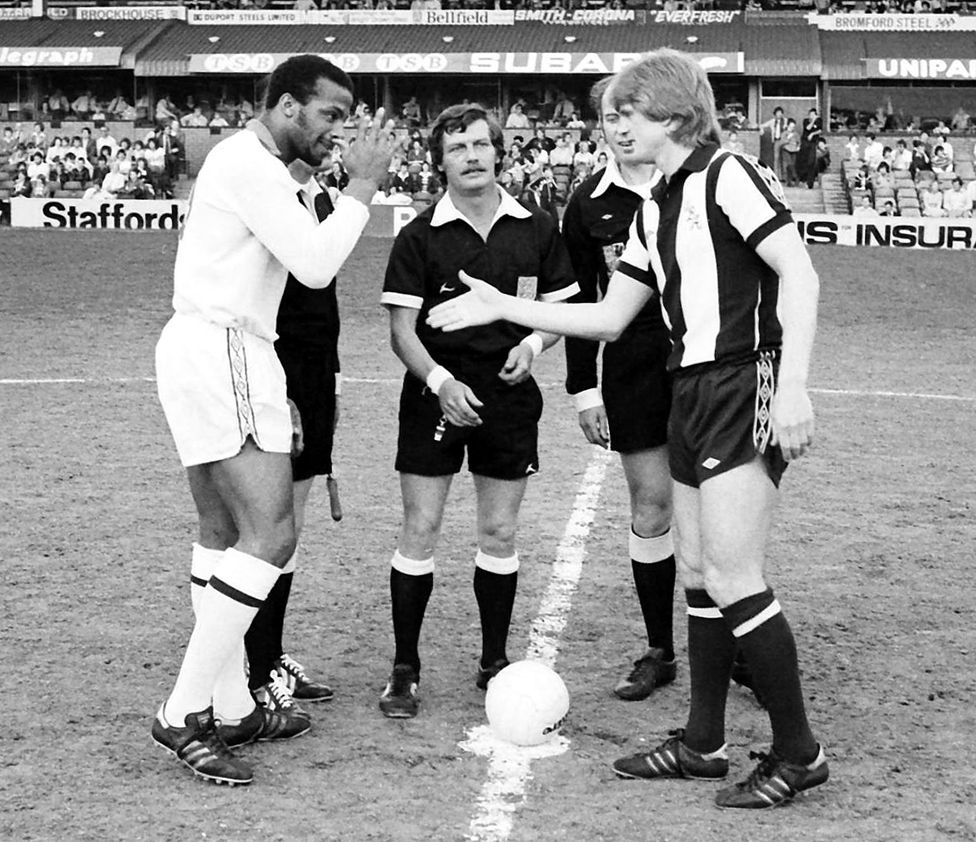
#> input picture image.png, 976 x 842 px
$ python test.py
#> lines starting #> are read from the running program, lines starting #| are printed output that depends on the picture
import cv2
import numpy as np

def find_squares(image_path):
    # Load the image
#> called with image_path = 'image.png'
    image = cv2.imread(image_path)
#> image is the input picture: shape (842, 976, 3); min 0, max 255, mean 140.9
    gray = cv2.cvtColor(image, cv2.COLOR_BGR2GRAY)

    # Apply GaussianBlur, useful for removing noise
    gray = cv2.GaussianBlur(gray, (5, 5), 0)

    # Edge detection
    edged = cv2.Canny(gray, 30, 100)
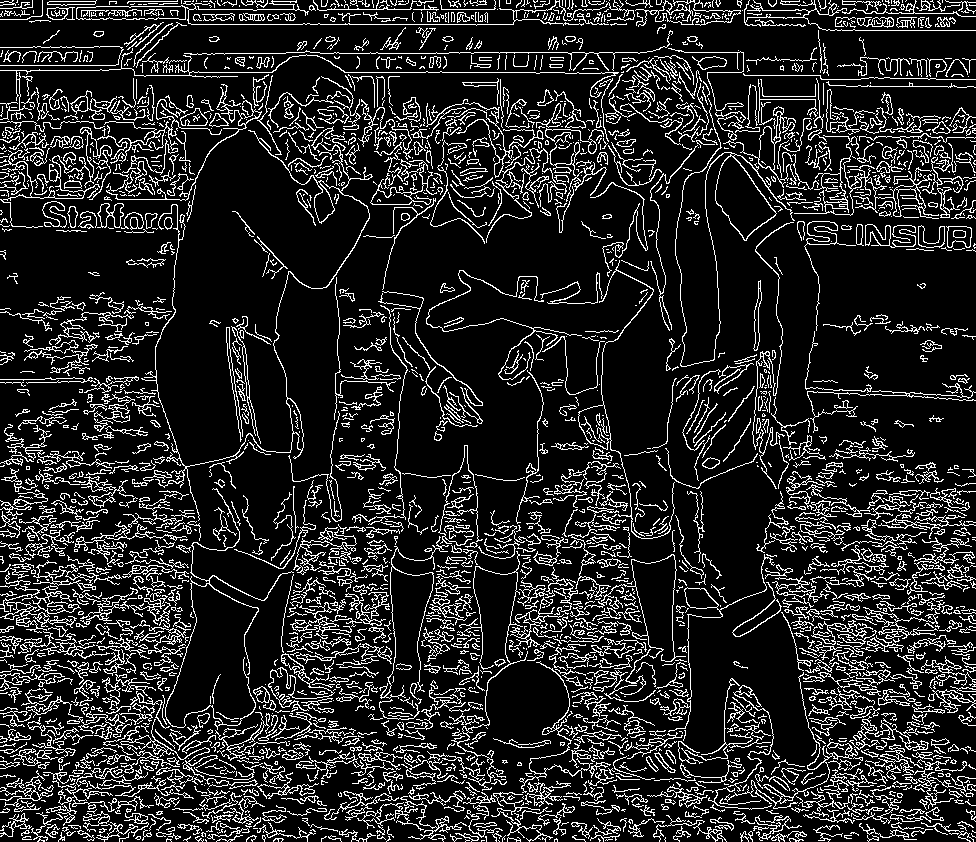
#> edged: shape (842, 976); 15% white in thin lines or dots

    cv2.imshow('Edged', edged)
    cv2.waitKey(0)
    cv2.destroyAllWindows()

    # [23 lines of commented-out code are left out]
find_squares('image.png')
